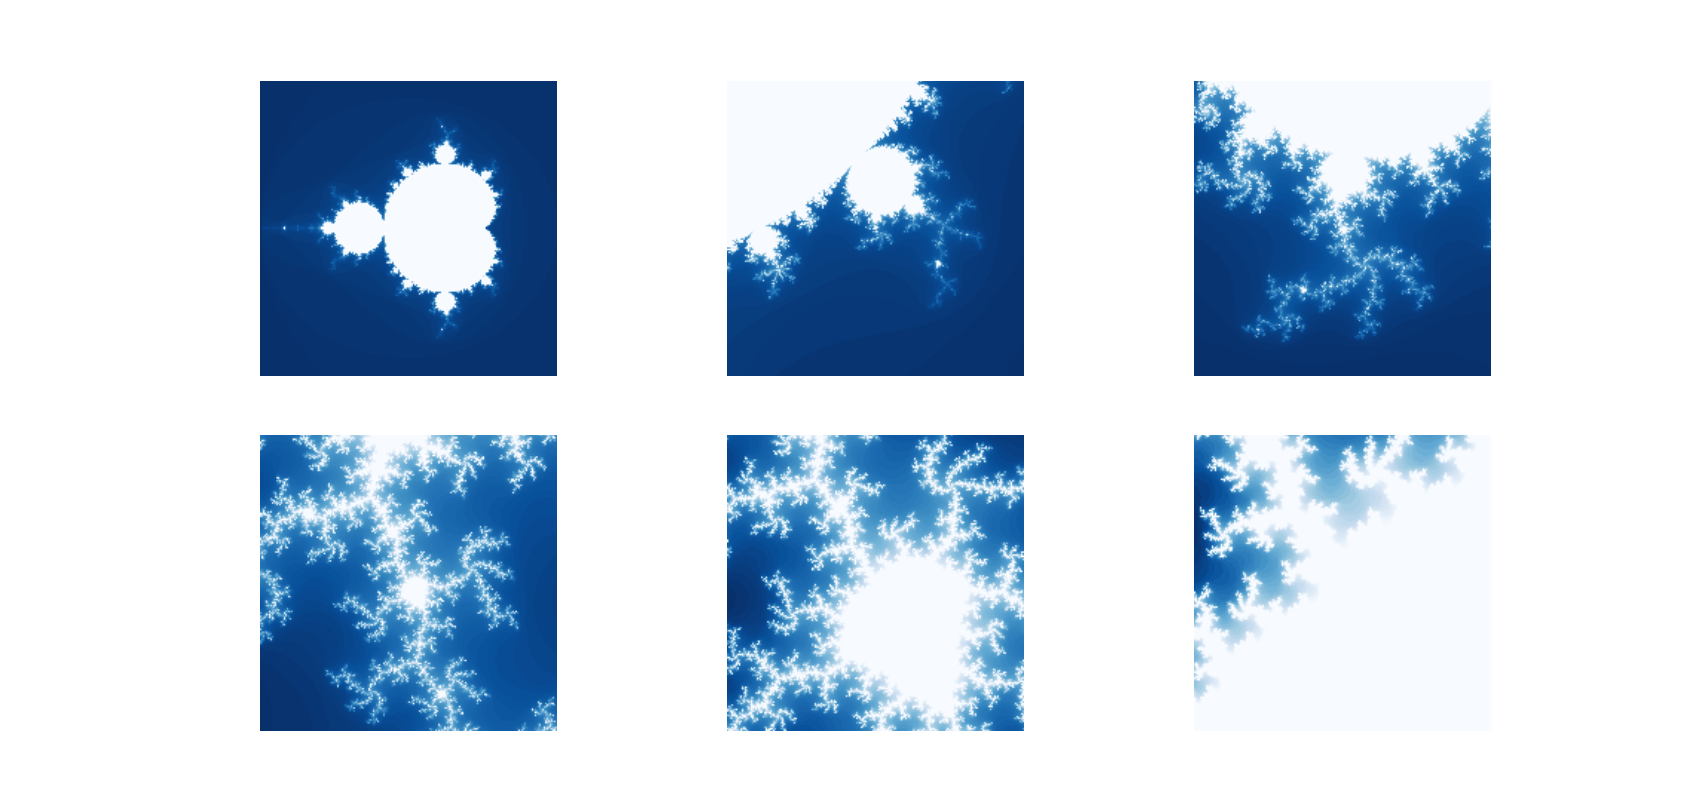

Reproduce this figure in Python.
# -*- coding: utf-8 -*-

import numpy as np
import pylab as pl
import time
from matplotlib import cm

def iter_point(c):
	z = c
	for i in xrange(1, 100): # 最多迭代100次
		if abs(z)>2: break # 半径大于2则认为逃逸
		z = z*z+c
	return i # 返回迭代次数

def draw_mandelbrot(cx, cy, d):
	"""
	绘制点(cx, cy)附近正负d的范围的Mandelbrot
	"""
	x0, x1, y0, y1 = cx-d, cx+d, cy-d, cy+d
	y, x = np.ogrid[y0:y1:200j, x0:x1:200j]
	c = x + y*1j
	start = time.clock()
	mandelbrot = np.frompyfunc(iter_point,1,1)(c).astype(np.float)
	print "time=",time.clock() - start
	pl.imshow(mandelbrot, cmap=cm.Blues_r, extent=[x0,x1,y0,y1])
	pl.gca().set_axis_off()

x,y = 0.27322626, 0.595153338

pl.subplot(231)
draw_mandelbrot(-0.5,0,1.5)
for i in range(2,7):
	pl.subplot(230+i)
	draw_mandelbrot(x, y, 0.2**(i-1))
pl.show()
